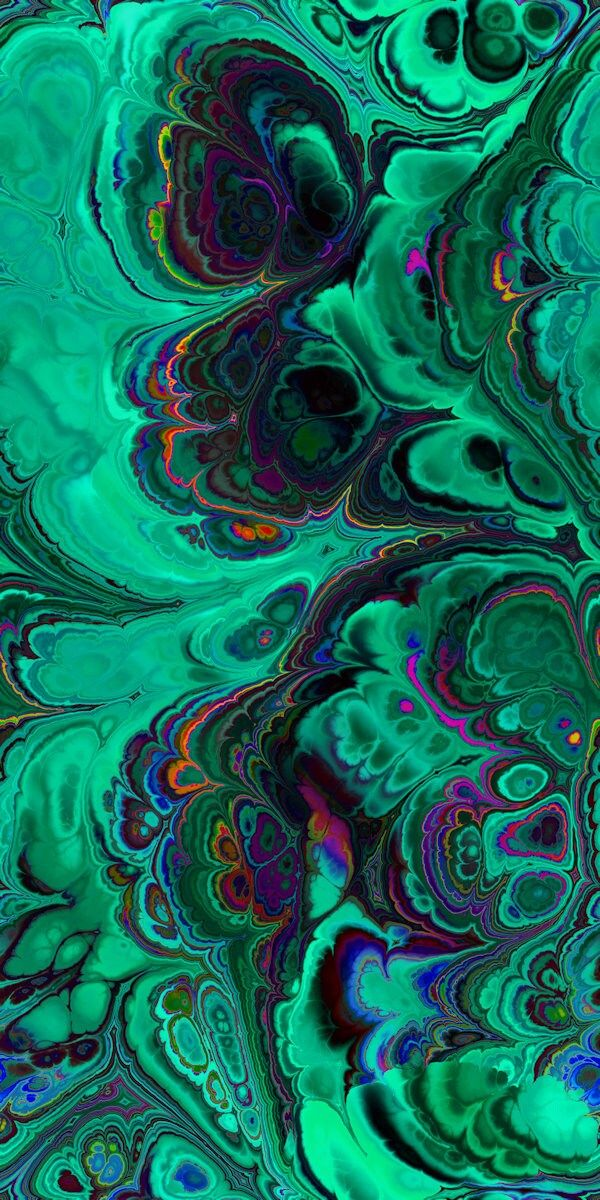
#> input picture artifacts/refs/emerald.jpg, 600 x 1200 px, found by its file name
$ python compose_cover.py
#> lines starting #> are read from the running program, lines starting #| are printed output that depends on the picture; after the words box and inside, x2 and y2 are one past the last pixel; in counts of white or black regions, pixels touching at a corner belong together
#!/usr/bin/env python3
"""Compose Wake cover + banner from the user's own fluid-art references."""
from __future__ import annotations

from pathlib import Path

from PIL import Image, ImageChops, ImageDraw, ImageEnhance, ImageFilter, ImageFont, ImageOps
import numpy as np

REF = Path("/workspace/artifacts/refs")
OUT = Path("/workspace/.grok")

FONT = "/usr/share/fonts/truetype/liberation/LiberationSerif-BoldItalic.ttf"
FONT_SMALL = "/usr/share/fonts/truetype/liberation/LiberationSerif-Italic.ttf"


def cover_crop(im: Image.Image, w: int, h: int, fx: float = 0.5, fy: float = 0.5) -> Image.Image:
#> called with w = 2400, h = 1260, fx = 0.45, fy = 0.4
    im = im.convert("RGB")
#> im is the input picture: PIL image 600x1200 RGB; mean R, G, B 17.9, 107.6, 90
    scale = max(w / im.width, h / im.height)
#> scale = 4
    nw, nh = max(1, int(im.width * scale + 0.5)), max(1, int(im.height * scale + 0.5))
#> nw = 2400; nh = 4800
    im = im.resize((nw, nh), Image.Resampling.LANCZOS)
#> im: PIL image 2400x4800 RGB
    left = int((nw - w) * fx)
#> left = 0
    top = int((nh - h) * fy)
#> top = 1416
    left = max(0, min(left, nw - w))
    top = max(0, min(top, nh - h))
    return im.crop((left, top, left + w, top + h))


def linear_ramp(w: int, h: int, horizontal: bool, reverse: bool = False) -> Image.Image:
    if horizontal:
        t = np.linspace(0.0, 1.0, w, dtype=np.float32)
        if reverse:
            t = 1.0 - t
        arr = np.broadcast_to(t * 255.0, (h, w))
    else:
        t = np.linspace(0.0, 1.0, h, dtype=np.float32)
        if reverse:
            t = 1.0 - t
        arr = np.broadcast_to((t * 255.0)[:, None], (h, w))
    im = Image.fromarray(arr.astype(np.uint8), "L")
    return im.filter(ImageFilter.GaussianBlur(max(w, h) * 0.03))


def radial_vignette(w: int, h: int, inner: float = 0.35, outer: float = 1.05) -> Image.Image:
    ys, xs = np.ogrid[-1 : 1 : h * 1j, -1 : 1 : w * 1j]
    r = np.sqrt(xs * xs + ys * ys)
    t = np.clip((r - inner) / max(outer - inner, 1e-6), 0, 1)
    arr = (t * t * 255.0).astype(np.uint8)
    return Image.fromarray(arr, "L").filter(ImageFilter.GaussianBlur(24))


def ellipse_mask(size: tuple[int, int], box: tuple[int, int, int, int], blur: int) -> Image.Image:
    m = Image.new("L", size, 0)
    ImageDraw.Draw(m).ellipse(box, fill=255)
    return m.filter(ImageFilter.GaussianBlur(blur))


def punch_text(
    canvas: Image.Image,
    text: str,
    font: ImageFont.FreeTypeFont,
    fill: Image.Image,
    gold: Image.Image,
    cx: float,
    cy: float,
    stroke: int,
) -> None:
    w, h = canvas.size
    mask = Image.new("L", (w, h), 0)
    draw = ImageDraw.Draw(mask)
    bbox = draw.textbbox((0, 0), text, font=font)
    tw, th = bbox[2] - bbox[0], bbox[3] - bbox[1]
    x = int(w * cx - tw / 2 - bbox[0])
    y = int(h * cy - th / 2 - bbox[1])
    draw.text((x, y), text, font=font, fill=255)
    mask = mask.filter(ImageFilter.GaussianBlur(0.6))

    outline = mask.filter(ImageFilter.MaxFilter(stroke * 2 + 1))
    outline = ImageChops.subtract(outline, mask)
    glow = mask.filter(ImageFilter.GaussianBlur(28))

    dark = Image.new("RGB", (w, h), (6, 7, 10))
    canvas.paste(Image.composite(dark, canvas, glow.point(lambda p: int(p * 0.78))), (0, 0))
    canvas.paste(Image.composite(gold, canvas, outline), (0, 0))
    canvas.paste(Image.composite(fill, canvas, mask), (0, 0))

    # Specular ridge along the top of the glyphs
    highlight = Image.new("RGB", (w, h), (255, 248, 230))
    ridge = mask.filter(ImageFilter.GaussianBlur(1))
    shift = Image.new("L", (w, h), 0)
    shift.paste(ridge, (0, -max(2, stroke // 2)))
    ridge = ImageChops.subtract(ridge, shift)
    canvas.paste(Image.composite(highlight, canvas, ridge.point(lambda p: int(p * 0.55))), (0, 0))


def tagline(canvas: Image.Image, text: str, font: ImageFont.FreeTypeFont, cx: float, cy: float) -> None:
    w, h = canvas.size
    draw = ImageDraw.Draw(canvas)
    bbox = draw.textbbox((0, 0), text, font=font)
    tw, th = bbox[2] - bbox[0], bbox[3] - bbox[1]
    x = int(w * cx - tw / 2 - bbox[0])
    y = int(h * cy - th / 2 - bbox[1])
    draw.text((x + 1, y + 1), text, font=font, fill=(10, 12, 16))
    draw.text((x, y), text, font=font, fill=(232, 226, 210))


def build_surface(w: int, h: int) -> tuple[Image.Image, Image.Image, Image.Image]:
    emerald = cover_crop(Image.open(REF / "emerald.jpg"), w, h, 0.45, 0.4)
    holo = cover_crop(Image.open(REF / "holographic.jpg"), w, h, 0.55, 0.45)
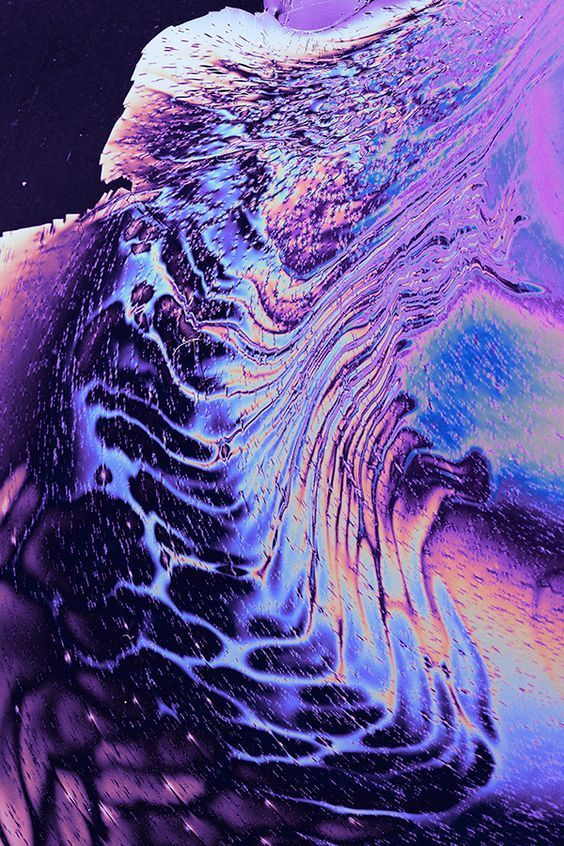
#> input picture artifacts/refs/holographic.jpg, 564 x 846 px, found by its file name
#> in cover_crop, im is the input picture: PIL image 564x846 RGB; mean R, G, B 102.6, 84.5, 147.9
    kin = cover_crop(Image.open(REF / "kintsugi.jpg"), w, h, 0.5, 0.55)
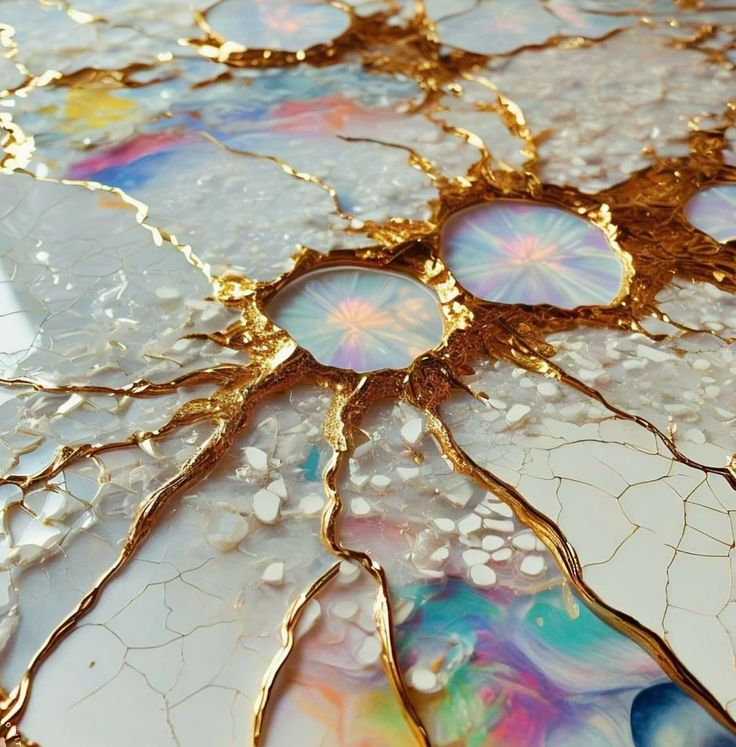
#> input picture artifacts/refs/kintsugi.jpg, 736 x 747 px, found by its file name
#> in cover_crop, im is the input picture: PIL image 736x747 RGB; mean R, G, B 167, 159.4, 143
    drip = cover_crop(Image.open(REF / "chrome-drip.jpg"), w, h, 0.5, 0.0)
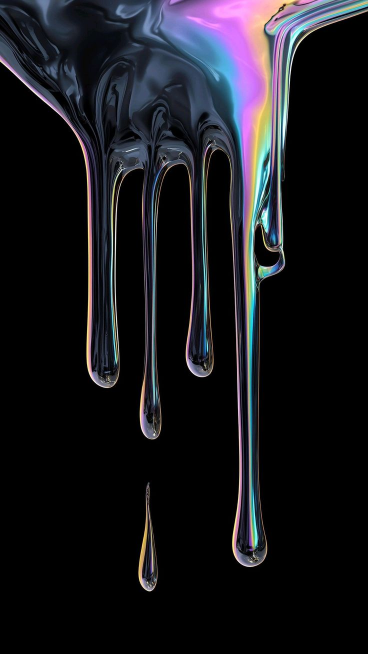
#> input picture artifacts/refs/chrome-drip.jpg, 736 x 1308 px, found by its file name (shown at 1/2 size)
#> in cover_crop, im is the input picture: PIL image 736x1308 RGB; mean R, G, B 23.8, 23.7, 28.7
    drops = cover_crop(Image.open(REF / "droplets.jpg"), w, h, 0.5, 0.75)
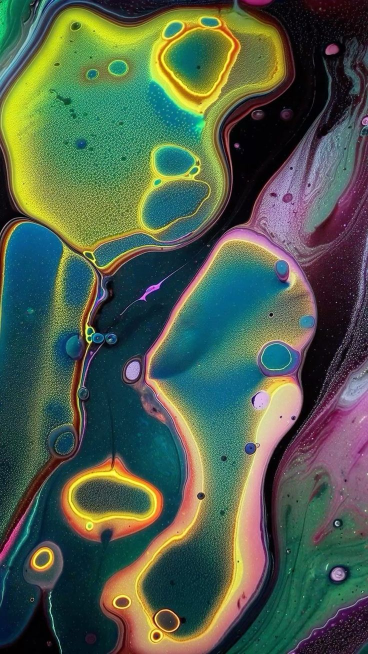
#> input picture artifacts/refs/droplets.jpg, 736 x 1308 px, found by its file name (shown at 1/2 size)
#> in cover_crop, im is the input picture: PIL image 736x1308 RGB; mean R, G, B 78.7, 94.3, 77.4
    bub = Image.open(REF / "bubbles.jpg").convert("RGB")
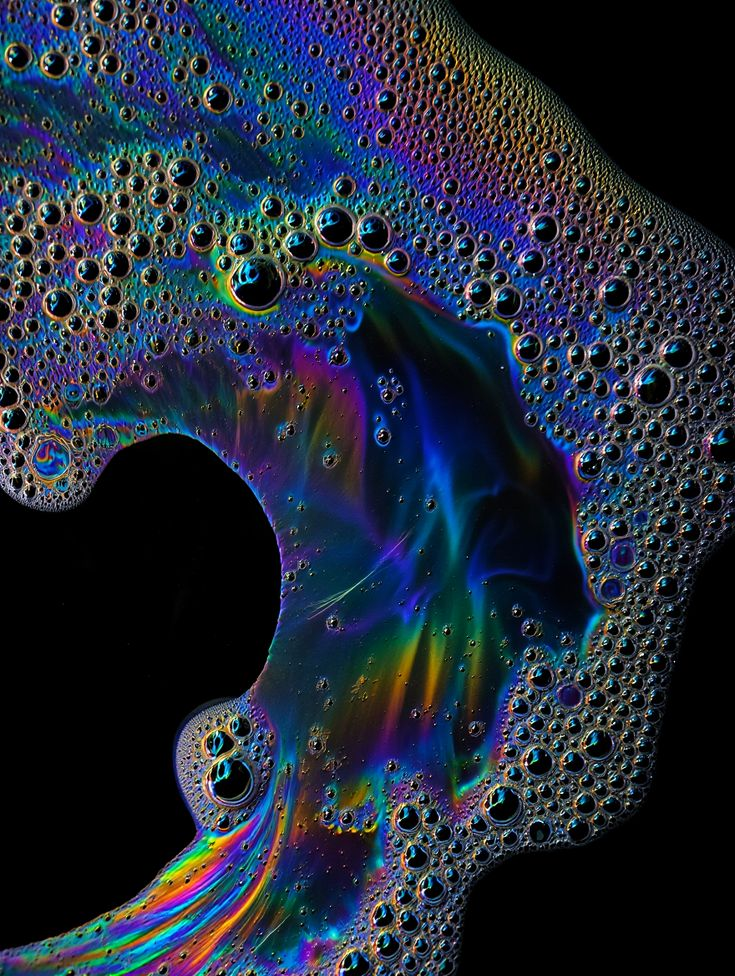
#> input picture artifacts/refs/bubbles.jpg, 735 x 976 px, found by its file name
#> bub is the input picture: PIL image 735x976 RGB; mean R, G, B 33.7, 41.6, 56.6

    surface = Image.blend(emerald, holo, 0.38)
    surface = ImageEnhance.Color(surface).enhance(1.25)
    surface = ImageEnhance.Contrast(surface).enhance(1.12)

    gold_fade = linear_ramp(w, h, horizontal=True, reverse=False)
    gold_fade = ImageChops.multiply(gold_fade, linear_ramp(w, h, horizontal=False, reverse=True))
    surface = Image.composite(kin, surface, gold_fade.point(lambda p: int(p * 0.72)))

    top_fade = linear_ramp(w, h, horizontal=False, reverse=True).point(lambda p: int(p * 0.78))
    # keep drips in the upper band
    top_fade = top_fade.point(lambda p: min(255, int(p * 1.4)) if p > 90 else int(p * 0.35))
    surface = Image.composite(drip, surface, top_fade)

    bot = linear_ramp(w, h, horizontal=False, reverse=False).point(lambda p: int(p * 0.55))
    surface = Image.composite(drops, surface, bot)

    bw, bh = int(w * 0.46), int(h * 0.62)
    bub_c = cover_crop(bub, bw, bh, 0.5, 0.55)
    bx, by = int(w * 0.56), int(h * 0.42)
    em = ellipse_mask((w, h), (bx, by, bx + bw, by + bh), 48)
#> in ellipse_mask, `m = Image.new("L", size, 0)`: m: PIL image 2400x1260 L; every value is 0
#> in ellipse_mask, `ImageDraw.Draw(m).ellipse(box, fill=255)`:
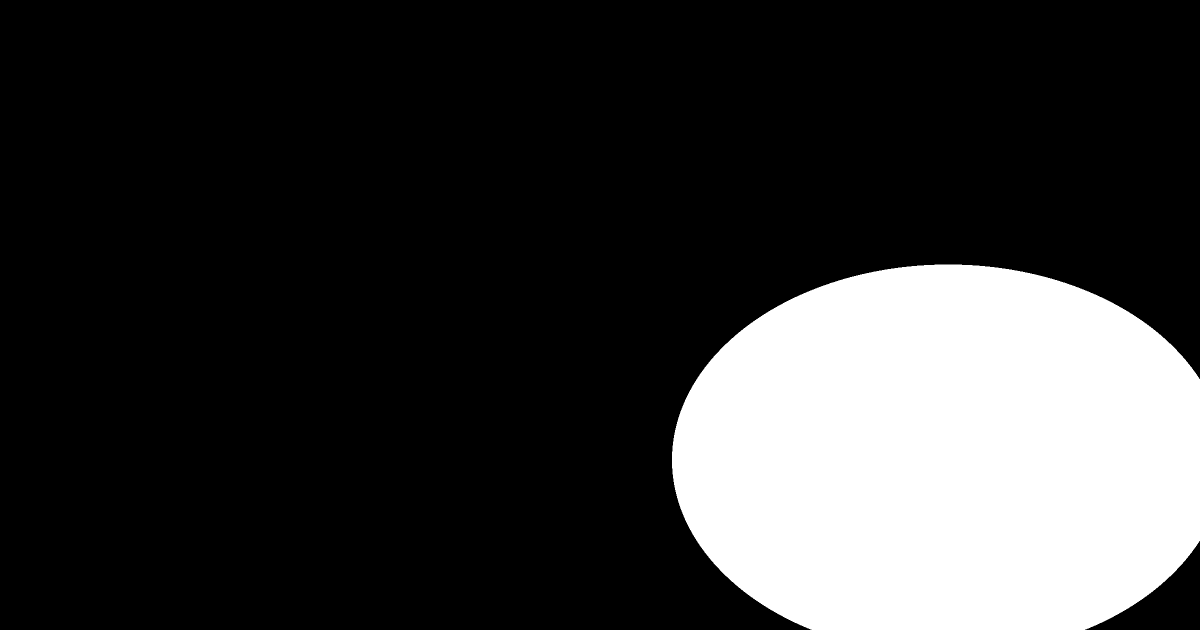
#> m: PIL image 2400x1260 L (shown at 1/2 size); 21.5% white; 1 white region, box (x1, y1, x2, y2) and area: (1344, 529, 2400, 1260) 649159
    layer = Image.new("RGB", (w, h))
#> layer: PIL image 2400x1260 RGB; every value is 0
    layer.paste(bub_c, (bx, by))
    surface = Image.composite(layer, surface, em.point(lambda p: int(p * 0.85)))

    vig = radial_vignette(w, h, inner=0.42, outer=1.12)
    dim = ImageEnhance.Brightness(surface).enhance(0.42)
    surface = Image.composite(dim, surface, vig)

    chrome_fill = cover_crop(Image.open(REF / "chrome-drip.jpg"), w, h, 0.48, 0.15)
    chrome_fill = ImageEnhance.Color(chrome_fill).enhance(1.45)
    chrome_fill = ImageEnhance.Contrast(chrome_fill).enhance(1.28)
    chrome_fill = ImageEnhance.Brightness(chrome_fill).enhance(1.18)
    gold_fill = cover_crop(Image.open(REF / "kintsugi.jpg"), w, h, 0.4, 0.5)
#> in cover_crop (call 8), `return im.crop((left, top, left + w, top + h))`:
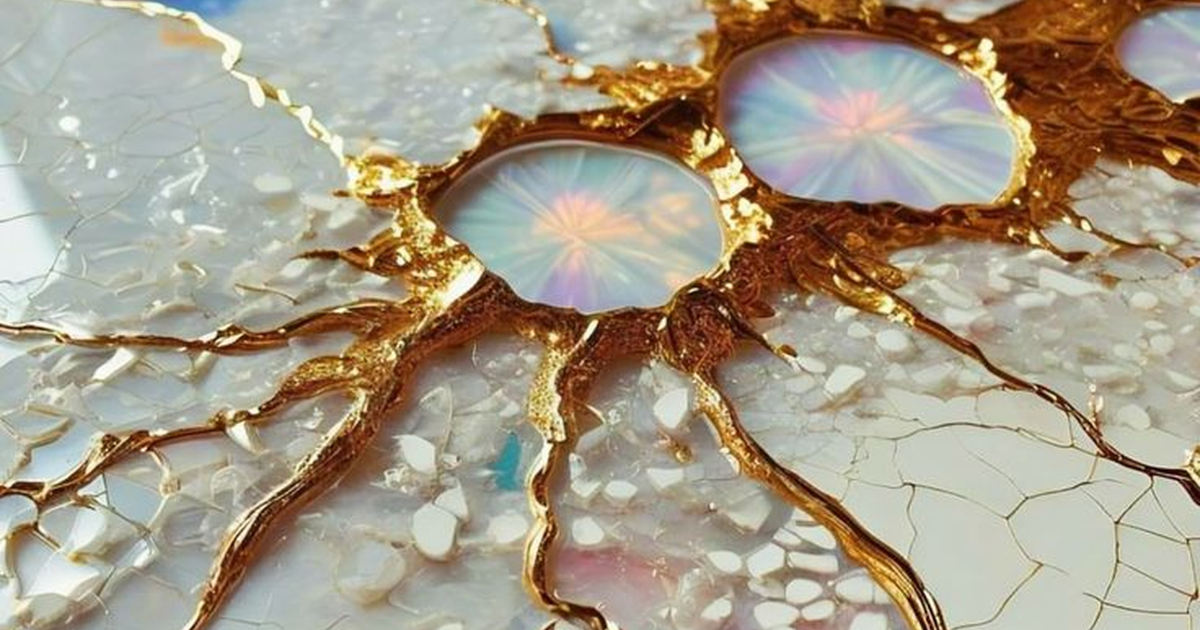
#> returned value: PIL image 2400x1260 RGB (shown at 1/2 size); mean R, G, B 166.7, 156.3, 137.6
    gold_fill = ImageEnhance.Color(gold_fill).enhance(1.4)
    return surface, chrome_fill, gold_fill


def make_cover() -> Image.Image:
    w, h = 2400, 1260
    surface, chrome, gold = build_surface(w, h)
    font = ImageFont.truetype(FONT, 340)
    punch_text(surface, "WAKE", font, chrome, gold, 0.50, 0.46, stroke=11)
#> in punch_text, `bbox = draw.textbbox((0, 0), text, font=font)`: bbox = (0, 79, 957, 308)
#> in punch_text, `tw, th = bbox[2] - bbox[0], bbox[3] - bbox[1]`: tw = 957; th = 229
#> in punch_text, `x = int(w * cx - tw / 2 - bbox[0])`: x = 721
#> in punch_text, `y = int(h * cy - th / 2 - bbox[1])`: y = 386
    small = ImageFont.truetype(FONT_SMALL, 52)
    tagline(surface, "oil  ·  film  ·  light", small, 0.50, 0.68)
#> in tagline, `bbox = draw.textbbox((0, 0), text, font=font)`: bbox = (0, 10, 363, 58)
#> in tagline, `tw, th = bbox[2] - bbox[0], bbox[3] - bbox[1]`: tw = 363; th = 48
#> in tagline, `x = int(w * cx - tw / 2 - bbox[0])`: x = 1018
#> in tagline, `y = int(h * cy - th / 2 - bbox[1])`: y = 822
    return surface.resize((1200, 630), Image.Resampling.LANCZOS)


def make_banner() -> Image.Image:
    w, h = 2400, 528
    surface, chrome, gold = build_surface(w, h)
    font = ImageFont.truetype(FONT, 210)
    punch_text(surface, "WAKE", font, chrome, gold, 0.28, 0.42, stroke=8)
    small = ImageFont.truetype(FONT_SMALL, 36)
    tagline(surface, "oil  ·  film  ·  light", small, 0.28, 0.72)
    return surface.resize((1200, 264), Image.Resampling.LANCZOS)


def save_jpeg(im: Image.Image, path: Path, quality: int = 90) -> None:
    im = im.convert("RGB")
    im.save(path, "JPEG", quality=quality, optimize=True, subsampling=1)


def main() -> None:
    OUT.mkdir(parents=True, exist_ok=True)
    cover = make_cover()
    banner = make_banner()
    save_jpeg(cover, OUT / "og-stage.jpg", 90)
    save_jpeg(banner, OUT / "x-banner-stage.jpg", 90)
#> (the run stopped early here; a loop or call above may not have finished)
